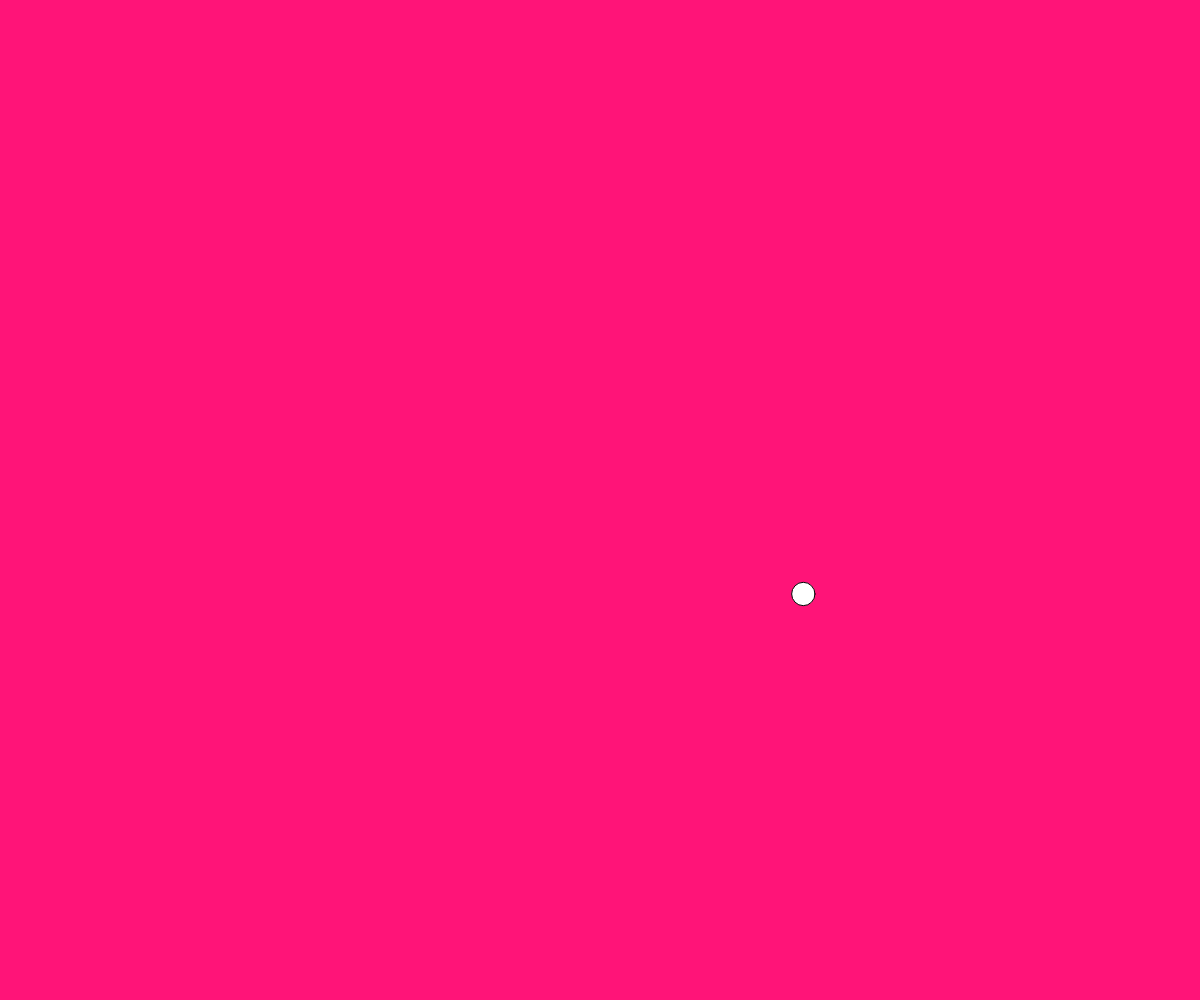
Frame 1 (no input)
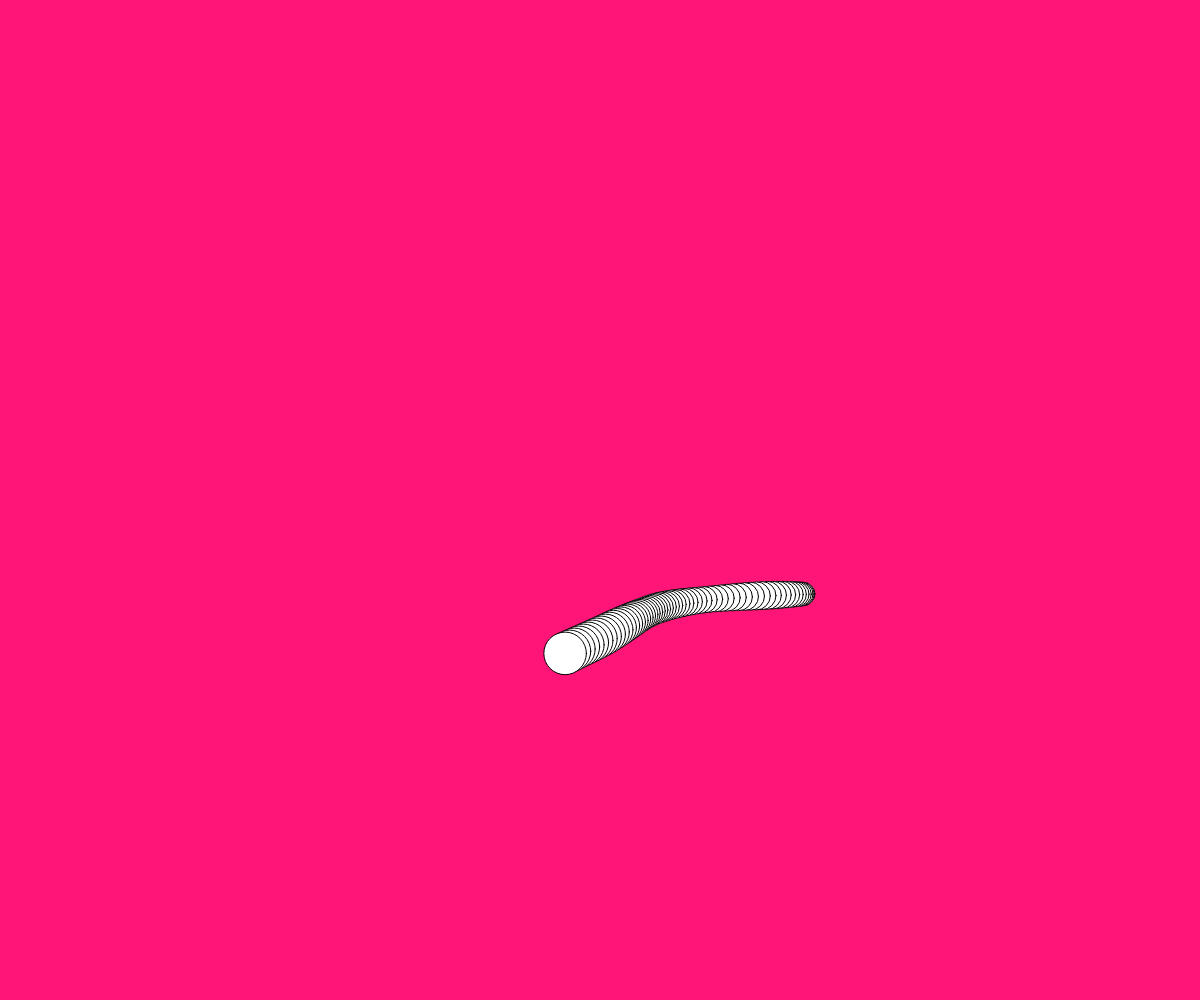
Frame 60 (no input)
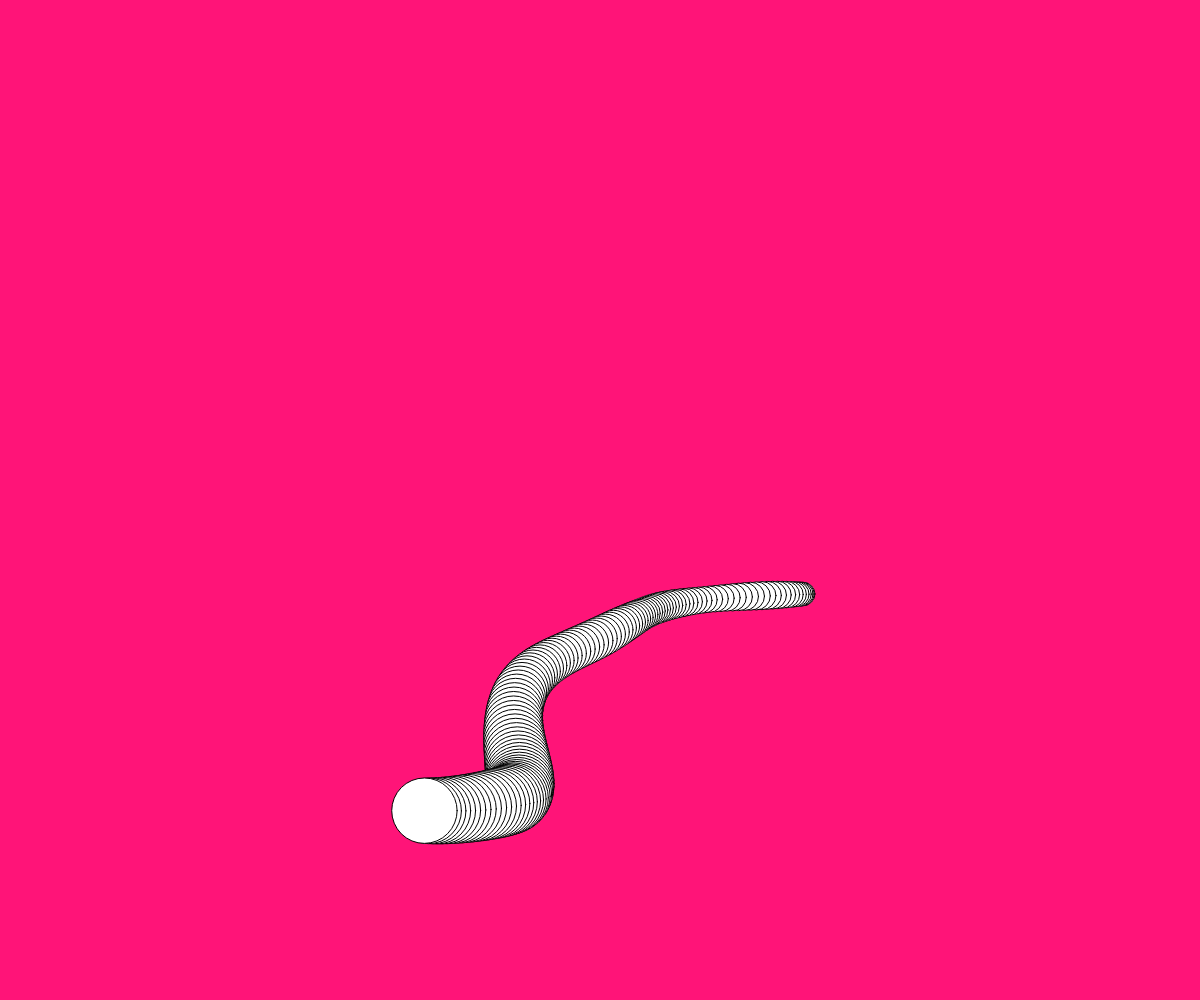
Frame 120 (the mouse pressed at the canvas centre since frame 60)

The p5.js sketch that drew these frames (run headless with seeded random() and noise() and a simulated clock; from frame 60 on, the mouse is pressed at the canvas centre):

// p5.js sketch
// ── sketch.js
let xyz;

function setup() {
  createCanvas(windowWidth, windowHeight);
  background(255, 20, 120);
  xyz = { x: width / 2, y: height / 2, z: 80 };
}

function draw() {
  xyz = {
    x: width * noise(frameCount / 200),
    y: height * noise(frameCount / 200 + 1000),
    z: 80 * noise(frameCount / 100 + 20202) + 10,
  };
  ellipse(xyz.x, xyz.y, xyz.z);
}
